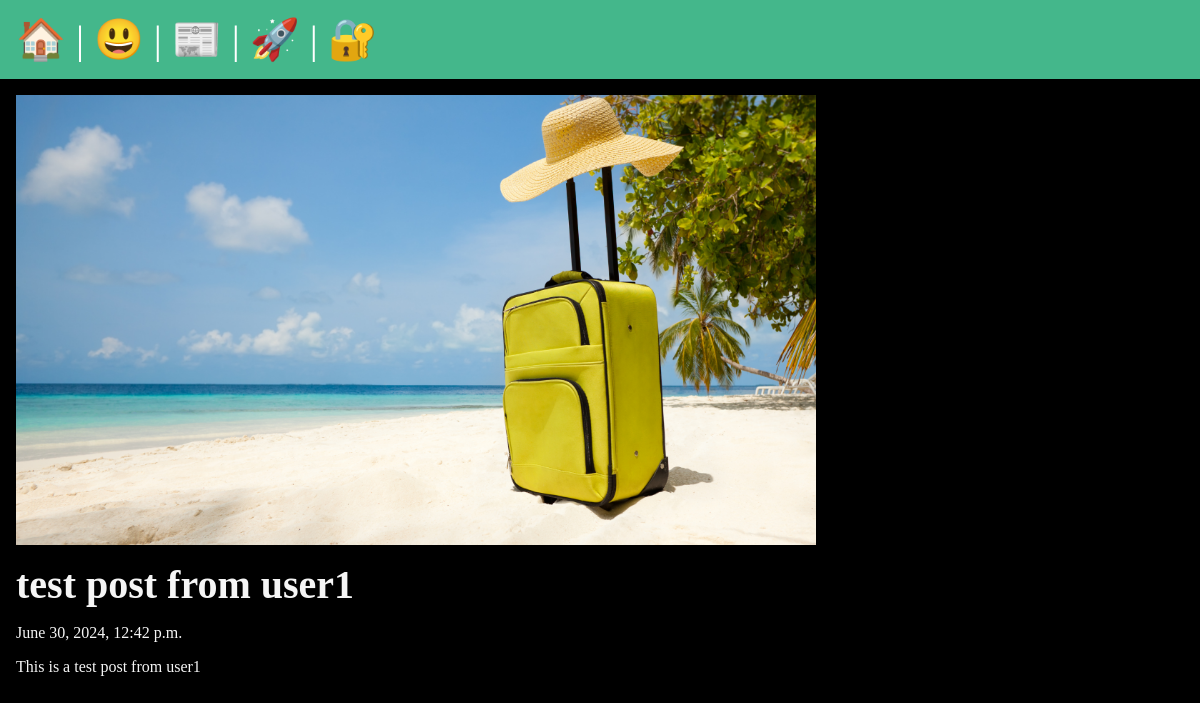
The app's page /posts/user1-post with its own data.
### posts/models.py (models this page shows, shortened)
class Post(models.Model):
    title = models.CharField(max_length=75)
    body = models.TextField()
    slug = models.SlugField()
    date = models.DateTimeField(auto_now_add=True)
    banner = models.ImageField(default='fallback.png', blank=True)
    author = models.ForeignKey(User, on_delete=models.CASCADE, default=None)

### posts/views.py (the view)
# urls.py: path('<slug:slug>', views.post_page, name="page"),
def post_page(request, slug):
    post = Post.objects.get(slug=slug)
    return render(request, 'posts/post_page.html', {'post': post})

### posts/templates/posts/post_page.html (shortened to what this page needs)
{% extends "layout.html" %}
{% block content%}
<section>
  <img class="banner" src="{{post.banner.url}}" alt="{{post.title}}">
  <h1>{{post.title}}</h1>
  <p>{{post.date}}</p>
  <p>{{post.body}}</p>
</section>
{% endblock %}

### static/css/styles.css (style rules this page uses)
* { margin: 0; padding: 0; box-sizing: border-box; }
body { min-height: 100vh; background-color: black; color: whitesmoke; font-size: 3rem; }
section { display: flex; flex-flow: column; gap: 1rem; }
h1, h2 { font-size: 2.5rem; }
p { font-size: 1rem; }
.banner { display: block; width: 100%; max-width: 800px; }

### records on screen
Post: banner (picture), title "test post from user1", date "June 30, 2024, 12:42 p.m.", body "This is a test post from user1"
